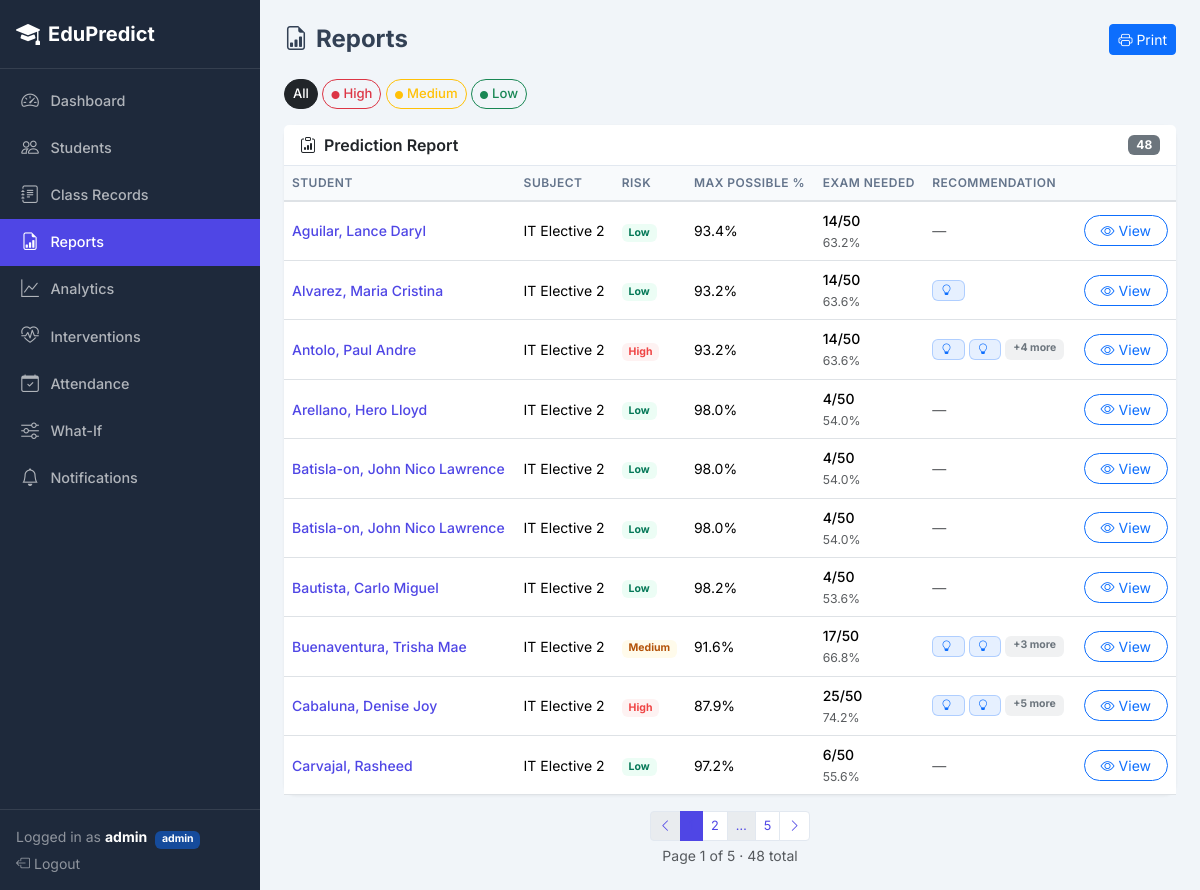
The app's page /reports (signed in) with its own data.
### app.py (models this page shows, shortened)
class User(db.Model):
    __tablename__ = 'users'
    id = db.Column(db.Integer, primary_key=True)
    username = db.Column(db.String(80), unique=True, nullable=False)
    password_hash = db.Column(db.String(256), nullable=False)
    role = db.Column(db.String(20), default='teacher')
    student_id = db.Column(db.Integer, db.ForeignKey('students.id'), nullable=True)
    @property
    def is_authenticated(self): return True
    @property
    def is_staff(self): return self.role in ('admin', 'teacher')
    @property
    def is_parent(self): return self.role == 'parent'

class Prediction(db.Model):
    __tablename__ = 'predictions'
    id = db.Column(db.Integer, primary_key=True)
    student_id = db.Column(db.Integer, db.ForeignKey('students.id'), nullable=False)
    subject_id = db.Column(db.Integer, db.ForeignKey('subjects.id'), nullable=False)
    risk_level = db.Column(db.String(10))
    predicted_grade = db.Column(db.Float)
    confidence = db.Column(db.Float)
    feature_importance = db.Column(db.Text)
    cluster_label = db.Column(db.String(30))
    recommendations = db.relationship('Recommendation', backref='prediction', lazy=True)
    subject = db.relationship('Subject')
    @property
    def max_possible_grade(self):
        if self.feature_importance:
            data = json.loads(self.feature_importance)
            return data.get('max_possible_grade')
        return None
    @property
    def exam_needed(self):
        if self.feature_importance:
            data = json.loads(self.feature_importance)
            return data.get('exam_needed')
        return None
    @property
    def exam_needed_raw(self):
        if self.feature_importance:
            data = json.loads(self.feature_importance)
            return data.get('exam_needed_raw')
        return None
    @property
    def exam_max_items(self):
        if self.feature_importance:
            data = json.loads(self.feature_importance)
            return data.get('exam_max_items', 50)
        return 50

class Student(db.Model):
    __tablename__ = 'students'
    id = db.Column(db.Integer, primary_key=True)
    name = db.Column(db.String(100), nullable=False)
    section = db.Column(db.String(20))
    year_level = db.Column(db.Integer)
    semester = db.Column(db.String(30))
    school_year = db.Column(db.String(30))
    email = db.Column(db.String(100))
    is_scholar = db.Column(db.Boolean, default=False)
    is_working_student = db.Column(db.Boolean, default=False)
    parent_phone = db.Column(db.String(20))
    parent_name = db.Column(db.String(100))
    records = db.relationship('ClassRecord', backref='student', lazy=True)
    predictions = db.relationship('Prediction', backref='student', lazy=True)
    activities = db.relationship('StudentActivity', backref='student', lazy=True)
    quiz_scores = db.relationship('QuizScore', backref='student', lazy=True)
    notifications = db.relationship('Notification', backref='student', lazy=True)

class Subject(db.Model):
    __tablename__ = 'subjects'
    id = db.Column(db.Integer, primary_key=True)
    name = db.Column(db.String(100), nullable=False)
    description = db.Column(db.Text)
    records = db.relationship('ClassRecord', backref='subject', lazy=True)
    topics = db.relationship('Topic', backref='subject', lazy=True)

class Recommendation(db.Model):
    __tablename__ = 'recommendations'
    id = db.Column(db.Integer, primary_key=True)
    prediction_id = db.Column(db.Integer, db.ForeignKey('predictions.id'), nullable=False)
    message = db.Column(db.Text)
    strategy_type = db.Column(db.String(50))
    topic_name = db.Column(db.String(100))
    interventions = db.relationship('InterventionLog', backref='recommendation', lazy=True)

### app.py (the view)
@app.route('/reports')
@staff_required
def reports():
    risk_filter = request.args.get('risk', 'all')
    query = (
        db.session.query(Prediction, Student, Subject)
        .join(Student, Prediction.student_id == Student.id)
        .join(Subject, Prediction.subject_id == Subject.id)
    )
    if risk_filter in ('High', 'Medium', 'Low'):
        query = query.filter(Prediction.risk_level == risk_filter)
    page = request.args.get('page', 1, type=int)
    per_page = 10
    pagination = query.order_by(Student.name).paginate(page=page, per_page=per_page, error_out=False)
    data = pagination.items
    return render_template('reports.html', data=data, risk_filter=risk_filter, pagination=pagination)

### app.py (called while the page is built)
@login_manager.user_loader
def load_user(user_id):
    return db.session.get(User, int(user_id))

def staff_required(f):
    @wraps(f)
    @login_required
    def decorated(*args, **kwargs):
        if not current_user.is_staff:
            abort(403)
        return f(*args, **kwargs)
    return decorated

### templates/reports.html (shortened to what this page needs)
{% extends "base.html" %}
{% block content %}
{% from '_pagination.html' import render_pagination %}
<div class="d-flex flex-wrap align-items-center justify-content-between gap-2 mb-4">
    <h4 class="fw-bold mb-0"><i class="bi bi-file-earmark-bar-graph me-2"></i>Reports</h4>
    <button class="btn btn-primary btn-sm" onclick="window.print()"><i class="bi bi-printer me-1"></i>Print</button>
</div>
<div class="filter-pills mb-3">
    <a href="{{ url_for('reports') }}" class="btn btn-sm {% if risk_filter == 'all' %}btn-dark{% else %}btn-outline-secondary{% endif %}">All</a>
    <a href="{{ url_for('reports', risk='High') }}" class="btn btn-sm {% if risk_filter == 'High' %}btn-danger{% else %}btn-outline-danger{% endif %}"><i class="bi bi-circle-fill me-1" style="font-size:.5rem;"></i>High</a>
    <a href="{{ url_for('reports', risk='Medium') }}" class="btn btn-sm {% if risk_filter == 'Medium' %}btn-warning{% else %}btn-outline-warning{% endif %}"><i class="bi bi-circle-fill me-1" style="font-size:.5rem;"></i>Medium</a>
    <a href="{{ url_for('reports', risk='Low') }}" class="btn btn-sm {% if risk_filter == 'Low' %}btn-success{% else %}btn-outline-success{% endif %}"><i class="bi bi-circle-fill me-1" style="font-size:.5rem;"></i>Low</a>
</div>
<div class="card">
    <div class="card-header d-flex justify-content-between align-items-center">
        <span><i class="bi bi-clipboard-data me-2"></i>Prediction Report</span>
        <span class="badge bg-secondary">{{ pagination.total }}</span>
    </div>
    <div class="card-body p-0">
        {% if data %}
        <div class="table-responsive">
            <table class="table table-hover align-middle mb-0">
                <thead>
                    <tr>
                        <th>Student</th><th>Subject</th><th>Risk</th>
                        <th class="d-none d-md-table-cell">Max Possible %</th>
                        <th class="d-none d-md-table-cell">Exam Needed</th>
                        <th class="d-none d-md-table-cell">Recommendation</th>
                        <th></th>
                    </tr>
                </thead>
                <tbody>
                {% for pred, student, subject in data %}
                <tr>
                    <td>
                        <a href="{{ url_for('student_profile', student_id=student.id) }}" class="fw-medium text-decoration-none">{{ student.name }}</a>
                    </td>
                    <td>{{ subject.name }}</td>
                    <td>
                        <span class="badge badge-{{ pred.risk_level|lower }}">{{ pred.risk_level }}</span>
                    </td>
                    <td class="d-none d-md-table-cell">
                        {% if pred.max_possible_grade is not none %}{{ pred.max_possible_grade }}%{% else %}—{% endif %}
                    </td>
                    <td class="d-none d-md-table-cell">
                        {% if pred.exam_needed is not none %}
                            {% if pred.exam_needed > 100 %}
                            <span class="text-danger fw-bold">Not achievable</span>
                            {% elif pred.exam_needed > 85 %}
                            <span class="text-warning fw-bold">{{ pred.exam_needed_raw }}/{{ pred.exam_max_items }}</span>
                            <br><small class="text-muted">{{ pred.exam_needed }}%</small>
                            {% else %}
                            <span class="fw-medium">{{ pred.exam_needed_raw }}/{{ pred.exam_max_items }}</span>
                            <br><small class="text-muted">{{ pred.exam_needed }}%</small>
                            {% endif %}
                        {% else %}—{% endif %}
                    </td>
                    <td class="d-none d-md-table-cell">
                        {% if pred.recommendations %}
                        <div class="d-flex flex-wrap gap-1">
                            {% for rec in pred.recommendations[:2] %}
                            <span class="badge bg-primary bg-opacity-10 text-primary border border-primary border-opacity-25 py-1 px-2" title="{{ rec.action }}">
                                <i class="bi bi-lightbulb me-1"></i>{{ rec.action|truncate(30) }}
                            </span>
                            {% endfor %}
                            {% if pred.recommendations|length > 2 %}
                            <span class="badge bg-secondary bg-opacity-10 text-secondary py-1 px-2">+{{ pred.recommendations|length - 2 }} more</span>
                            {% endif %}
                        </div>
                        {% else %}
                        <span class="text-muted">—</span>
                        {% endif %}
                    </td>
                    <td class="text-end">
                        <a href="{{ url_for('student_profile', student_id=student.id) }}" class="btn btn-sm btn-outline-primary rounded-pill px-3">
                            <i class="bi bi-eye me-1"></i>View
                        </a>
                    </td>
                </tr>
                {% endfor %}
                </tbody>
            </table>
        </div>
        {% else %}
        <p class="text-center text-muted py-5 mb-0">No predictions found. Run predictions from the Dashboard first.</p>
        {% endif %}
    </div>
</div>
{{ render_pagination(pagination, 'reports', {'risk': risk_filter}) }}
{% endblock %}

### templates/base.html (shortened to what this page needs)
<!DOCTYPE html>
<html lang="en" data-bs-theme="light">
<head>
    <link href="https://cdn.jsdelivr.net/npm/bootstrap@5.3.3/dist/css/bootstrap.min.css" rel="stylesheet">
    <link href="https://cdn.jsdelivr.net/npm/bootstrap-icons@1.11.3/font/bootstrap-icons.min.css" rel="stylesheet">
    <link rel="stylesheet" href="{{ url_for('static', filename='css/style.css') }}">
</head>
<body>
<div class="d-flex min-vh-100">
    <nav class="sidebar d-none d-lg-flex flex-column flex-shrink-0">
        <div class="sidebar-brand d-flex align-items-center gap-2 px-3 py-3 border-bottom border-white border-opacity-10">
            <i class="bi bi-mortarboard-fill fs-4"></i>
            <span class="fw-bold fs-5">EduPredict</span>
        </div>
        {% include '_sidebar_nav.html' %}
        <div class="mt-auto px-3 py-3 border-top border-white border-opacity-10 small">
            <div class="text-white-50">
                Logged in as <strong class="text-white">{{ current_user.username }}</strong>
                <span class="badge bg-primary bg-opacity-50 ms-1">{{ current_user.role }}</span>
            </div>
            <a href="{{ url_for('logout') }}" class="text-white-50 text-decoration-none d-inline-flex align-items-center gap-1 mt-1">
                <i class="bi bi-box-arrow-left"></i> Logout
            </a>
        </div>
    </nav>
    <div class="flex-grow-1 main-wrapper">
        <main class="p-3 p-md-4">
            {% block content %}{% endblock %}
        </main>
    </div>
</div>
</body>
</html>

### static/css/style.css (style rules this page uses)
:root { --ep-sidebar: 260px; --ep-dark: #1e293b; --ep-dark-hover: #334155; --ep-primary: #4f46e5; --ep-success: #10b981; --ep-warning: #f59e0b; --ep-danger: #ef4444; --ep-info: #06b6d4; }
body { font-family: 'Inter', system-ui, -apple-system, sans-serif; background: #f1f5f9; color: #334155; }
a { color: var(--ep-primary); }
.sidebar, .sidebar-offcanvas { background: var(--ep-dark); color: #fff; width: var(--ep-sidebar); }
.sidebar .sidebar-brand { font-size: 1.15rem; }
.main-wrapper { min-height: 100vh; }
.table { font-size: .875rem; }
.table thead th { background: #f8fafc; font-weight: 600; text-transform: uppercase; font-size: .75rem; letter-spacing: .04em; color: #64748b; border-bottom-width: 2px; white-space: nowrap; }
.table tbody tr { transition: background .1s; }
.badge-high { background: #fef2f2 !important; color: var(--ep-danger) !important; }
.badge-medium { background: #fffbeb !important; color: #b45309 !important; }
.badge-low { background: #ecfdf5 !important; color: #047857 !important; }
.card { border: none; border-radius: .75rem; box-shadow: 0 1px 3px rgba(0,0,0,.06); }
.card-header { background: #fff; font-weight: 600; border-bottom: 1px solid #e2e8f0; }
.filter-pills .btn { border-radius: 50rem; font-size: .82rem; font-weight: 500; }

### records on screen
User: username "admin", role "admin"
Prediction: name "Aguilar, Lance Daryl", name "IT Elective 2", risk_level "Low", max_possible_grade "93.4", exam_needed_raw "14", exam_max_items "50", exam_needed "63.2"
Prediction: name "Alvarez, Maria Cristina", name "IT Elective 2", risk_level "Low", max_possible_grade "93.2", exam_needed_raw "14", exam_max_items "50", exam_needed "63.6"
Prediction: name "Antolo, Paul Andre", name "IT Elective 2", risk_level "High", max_possible_grade "93.2", exam_needed_raw "14", exam_max_items "50", exam_needed "63.6", recommendations|length "4"
Prediction: name "Arellano, Hero Lloyd", name "IT Elective 2", risk_level "Low", max_possible_grade "98.0", exam_needed_raw "4", exam_max_items "50", exam_needed "54.0"
Prediction: name "Batisla-on, John Nico Lawrence", name "IT Elective 2", risk_level "Low", max_possible_grade "98.0", exam_needed_raw "4", exam_max_items "50", exam_needed "54.0"
Prediction: name "Batisla-on, John Nico Lawrence", name "IT Elective 2", risk_level "Low", max_possible_grade "98.0", exam_needed_raw "4", exam_max_items "50", exam_needed "54.0"
Prediction: name "Bautista, Carlo Miguel", name "IT Elective 2", risk_level "Low", max_possible_grade "98.2", exam_needed_raw "4", exam_max_items "50", exam_needed "53.6"
Prediction: name "Buenaventura, Trisha Mae", name "IT Elective 2", risk_level "Medium", max_possible_grade "91.6", exam_needed_raw "17", exam_max_items "50", exam_needed "66.8", recommendations|length "3"
Prediction: name "Cabaluna, Denise Joy", name "IT Elective 2", risk_level "High", max_possible_grade "87.9", exam_needed_raw "25", exam_max_items "50", exam_needed "74.2", recommendations|length "5"
Prediction: name "Carvajal, Rasheed", name "IT Elective 2", risk_level "Low", max_possible_grade "97.2", exam_needed_raw "6", exam_max_items "50", exam_needed "55.6"

### other values on screen
{{ pagination.total }} "48"
{{ p }} "2" "5"
{{ pagination.page }} "1"
{{ pagination.pages }} "5"
